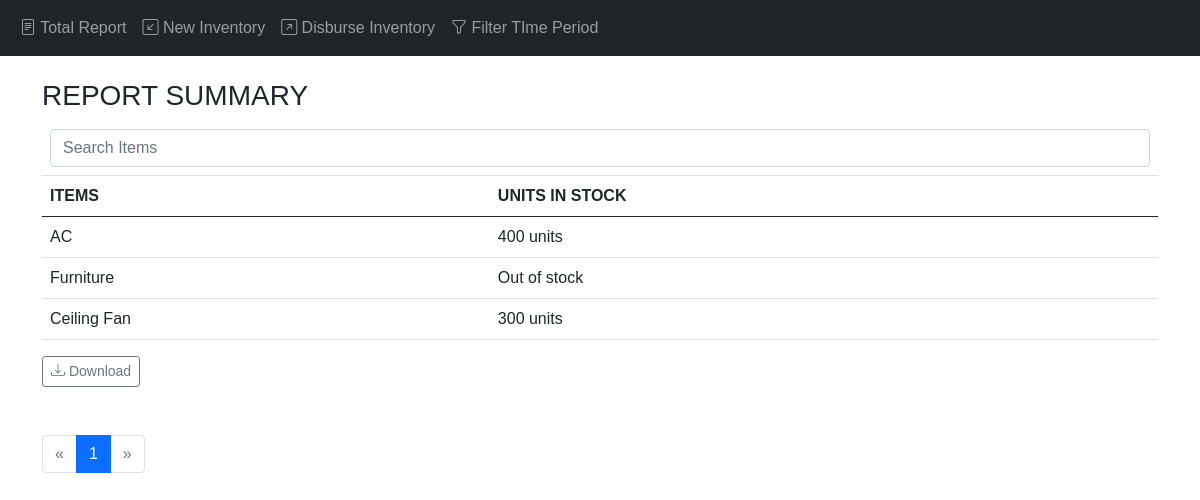
The app's page /report/summary, older data.
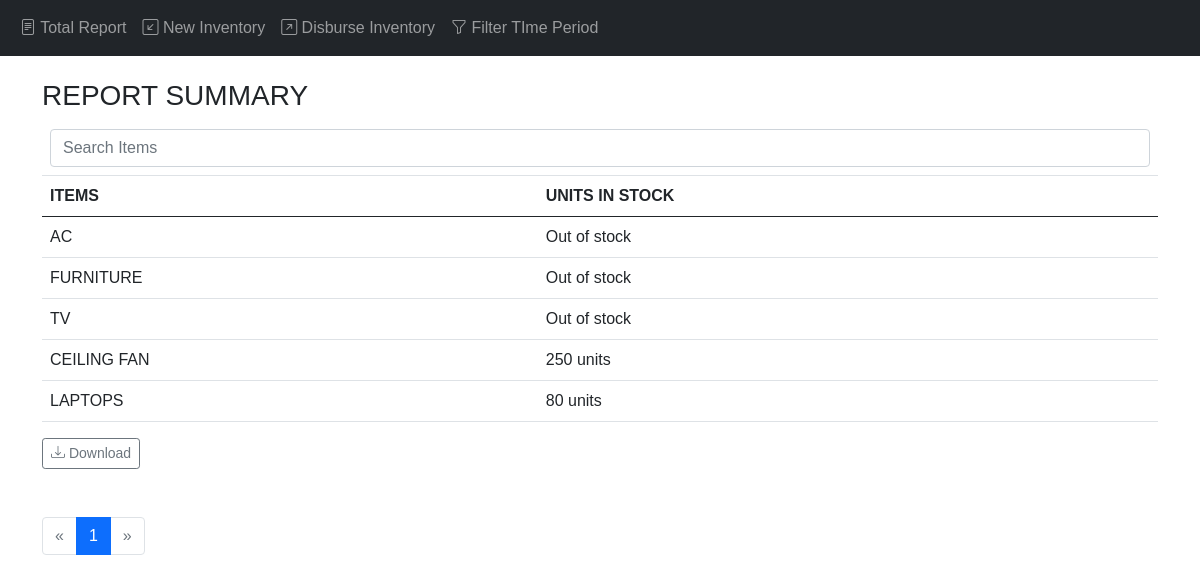
The same page, newer data.
### app/models.py (models this page shows, shortened)
class InStock(db.Model):
    __tablename__ = 'in_stock'
    id = db.Column(db.Integer, primary_key=True)
    item = db.Column(db.String(20), nullable=False)
    units = db.Column(db.Integer, nullable=False)

### app/main/views.py (the view)
@main.route('/report/summary', methods=['GET','POST'])
def report_summary():
    page = request.args.get('page', 1, type=int)
    pagination = InStock.query.paginate(page, per_page=current_app.config['RECORDS_PER_PAGE'], error_out=False)
    instock = pagination.items
    resp = make_response(render_template('report_summary.html',pagination=pagination,instock=instock, filter=0))
    resp.set_cookie('url', request.url)
    return resp

### app/templates/report_summary.html
{% extends 'base.html' %}
{% block page_content %}
<br>
<div class="container">
    <h3>REPORT SUMMARY</h3>
    <table class="table">
      <thead>
        <tr>
          <th colspan="2">
            <a href="{{ url_for('main.report_summary_full') }}" style="text-decoration: none;"><input type="text" placeholder="Search Items" class="form-control" onkeyup="send()"></a>
          </th>
        </tr>
        <tr>
          <th>ITEMS</th>
          <th>UNITS IN STOCK</th>
        </tr>
      </thead>
      <tbody>
        {% for stock in instock %}
        <tr>
            <td>{{ stock.item }}</td>
            <td>
                {% if stock.units == 0 %}
                    Out of stock
                {% elif stock.units == 1 %}
                    {{ stock.units }} unit
                {% else %}
                    {{ stock.units }} units
                {% endif %}
            </td>
          </tr>
        {% endfor %}
      </tbody>
    </table>
    <a class="btn btn-outline-secondary btn-sm mb-5" href="{{ url_for('main.download', process='report', filter=filter) }}">
      <i class="bi bi-download"></i>
      Download
    </a>
    <ul class="pagination">
      {% if not pagination.has_prev %}
        <li class="page-item disabled"><a class="page-link" href="{{ url_for('main.report_summary', page=pagination.prev_num) }}">&laquo;</a></li>
      {% else %}
        <li class="page-item"><a class="page-link" href="{{ url_for('main.report_summary', page=pagination.prev_num) }}">&laquo;</a></li>
      {% endif %}
      {% for page_no in pagination.iter_pages(left_edge=1,right_edge=1,left_current=2,right_current=2) %}
        {% if page_no %}
          {% if page_no == pagination.page %}
            <li class="page-item active"><a class="page-link" href="{{ url_for('main.report_summary', page=page_no) }}">{{ page_no }}</a></li>
          {% else %}
            <li class="page-item"><a class="page-link" href="{{ url_for('main.report_summary', page=page_no) }}">{{ page_no }}</a></li>
          {% endif %}
        {% else %}
          &hellip;
        {% endif %}
      {% endfor %}
      {% if not pagination.has_next %}
        <li class="page-item disabled"><a class="page-link" href="{{ url_for('main.report_summary', page=pagination.next_num) }}">&raquo;</a></li>
      {% else %}
        <li class="page-item" ><a class="page-link" href="{{ url_for('main.report_summary', page=pagination.next_num) }}">&raquo;</a></li>
      {% endif %}
    </ul>
  </div>
{% endblock %}

Row changes from the older to the newer data that the page shows:
changed InStock "AC": units "400" → (not shown); units "units" → "Out of stock"
changed InStock: item "Furniture" → "FURNITURE"
changed InStock (number 3 of 5 on the later page): item "Ceiling Fan" → "TV"; units "300" → (not shown); units "units" → "Out of stock"
added InStock: item "CEILING FAN", units "250"
added InStock: item "LAPTOPS", units "80"
